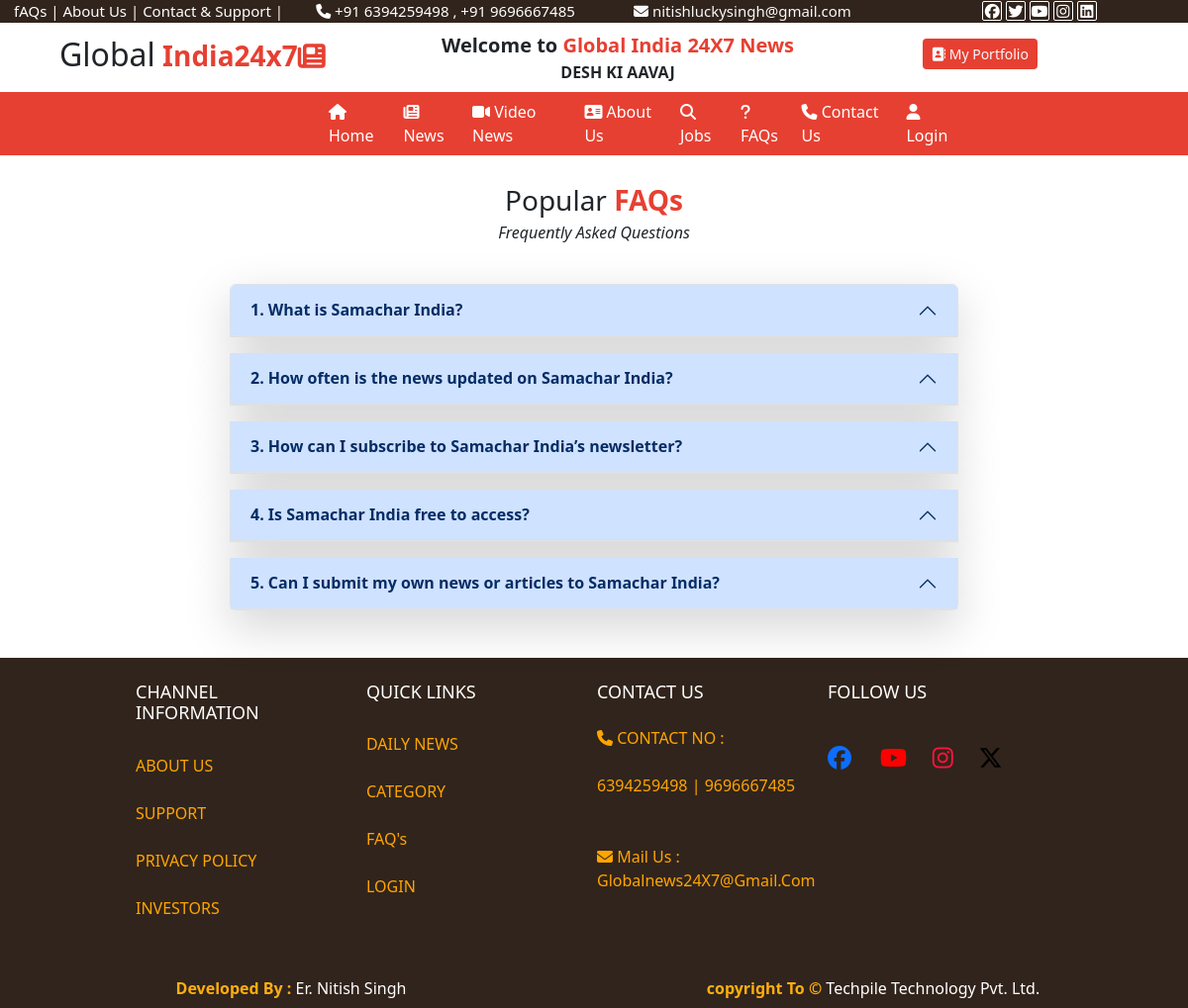
The page /faqs/ on the database its author committed.
### user/models.py (models this page shows)
class tbl_faq(models.Model):
    faq_qus=models.CharField(max_length=600,null=True)
    faq_ans=models.TextField(null=True)

### user/views.py (the view)
# urls.py: path('faqs/',views.faqs),
def faqs(request):
    faq=tbl_faq.objects.all().order_by('id')
    fq={"faqdata":faq}
    return render(request, 'faqs.html',fq)

### templates/faqs.html (shortened to what this page needs)
{% extends 'base.html'%}
{% load static %}
{% block childpage %}
<div class="container">
    <div class="row my-4">
         <div class="fs-3 text-center">Popular <b class="txt-color1">FAQs</b> </div>
            <i class="text-center">Frequently Asked Questions</i>
        <div class="col-sm-2 my-4"></div>
        <div class="col-sm-8 my-4">
            <div class="accordion" id="accordionExample">
                {% for i in faqdata %}
  <div class="accordion-item mt-3 shadow-lg">
    <h2 class="accordion-header">
      <button class="accordion-button" type="button" data-bs-toggle="collapse" data-bs-target="#collapseOne" aria-expanded="true" aria-controls="collapseOne">
          <b>{{i.faq_qus}}</b>
      </button>
    </h2>
  </div>
                {% endfor %}
</div>
        </div>
        <div class="col-sm-2 my-4"></div>
    </div>
</div>
{% endblock %}

### templates/base.html (style rules this page uses)
body { overflow-x:hidden }
:root { --bgcolor1:#e64032; --bgcolor2:#31241c; --bgcolor3:#ffaf0f; }
.txt-color1 { color:var(--bgcolor1); }

### rows shown on the page
tbl_faq: faq_qus "1. What is Samachar India?"
tbl_faq: faq_qus "2. How often is the news updated on Samachar India?"
tbl_faq: faq_qus "3. How can I subscribe to Samachar India’s newsletter?"
tbl_faq: faq_qus "4. Is Samachar India free to access?"
tbl_faq: faq_qus "5. Can I submit my own news or articles to Samachar India?"
